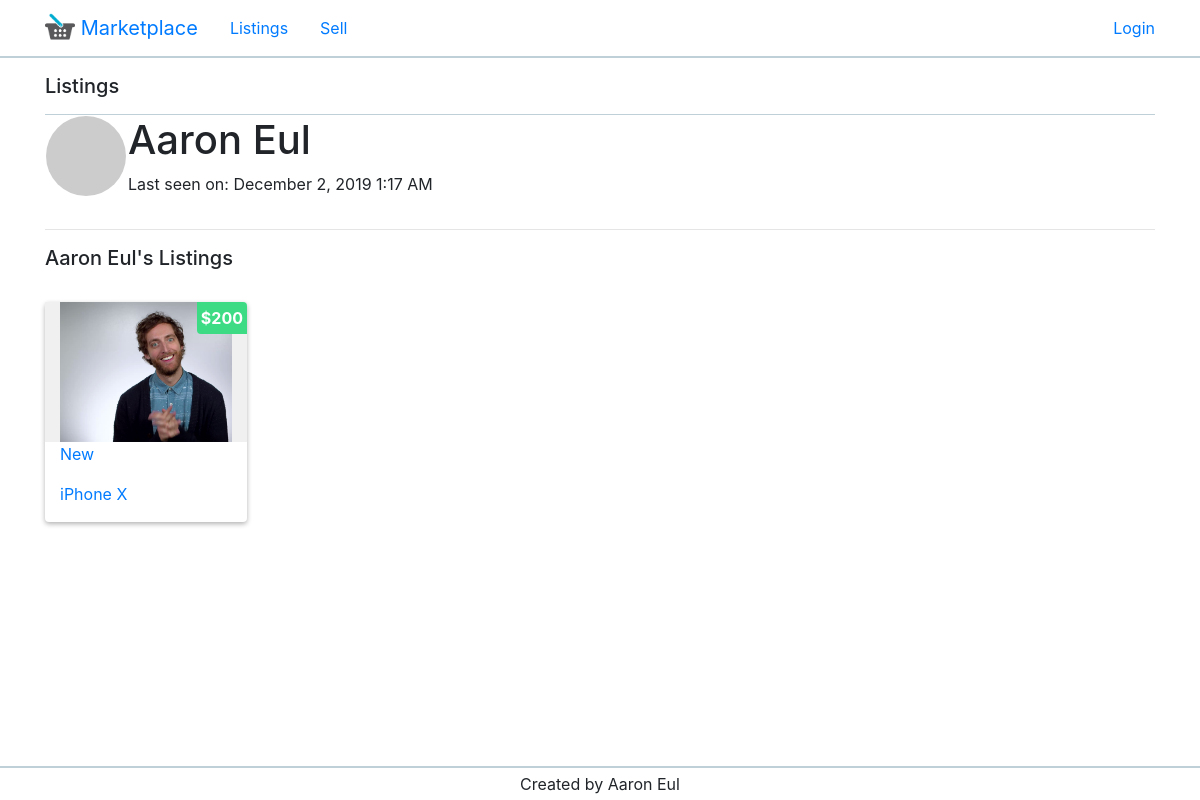
Page /user/1 on the committed database.
### app/models.py (models this page shows, shortened)
class User(UserMixin, db.Model):
    id = db.Column(db.Integer, primary_key=True)
    name = db.Column(db.String(30))
    email = db.Column(db.String(120), index=True, unique=True)
    password_hash = db.Column(db.String(128))
    listings = db.relationship('Listing', backref='author', lazy='dynamic')
    last_seen = db.Column(db.DateTime, default=datetime.utcnow)
    def avatar(self, size):
        digest = md5(self.email.lower().encode('utf-8')).hexdigest()
        return 'https://www.gravatar.com/avatar/{}?d=identicon&s={}'.format(digest, size)

class Listing(db.Model):
    id = db.Column(db.Integer, primary_key=True)
    title = db.Column(db.String(100))
    price = db.Column(db.String(20))  # number db.Float
    condition = db.Column(db.String(10))
    body = db.Column(db.String(300))
    timestamp = db.Column(db.DateTime, index=True, default=datetime.utcnow)
    user_id = db.Column(db.Integer, db.ForeignKey('user.id'))

class Image(db.Model):
    id = db.Column(db.Integer, primary_key=True)
    name = db.Column(db.String(100))
    extension = db.Column(db.String(100))
    instance = db.Column(db.Integer)
    src = db.Column(db.String(100))
    listing_id = db.Column(db.Integer, db.ForeignKey('listing.id'))

### app/routes.py (the view)
@app.route('/user/<id>')
def user(id):
    _user = User.query.filter_by(id=id).first_or_404()
    listings = Listing.query.filter_by(user_id=_user.id).order_by(Listing.timestamp.desc()).all()
    images = {}
    for _listing in listings:
        images[_listing.id] = Image.query.filter_by(listing_id=_listing.id).first()
    return render_template('user.html', user=_user, listings=listings, images=images)

### app/routes.py (called while the page is built)
@app.before_request
def before_request():
    if current_user.is_authenticated:
        current_user.last_seen = datetime.utcnow()
        db.session.commit()

### app/templates/user.html (shortened to what this page needs)
{% extends "base.html" %}
{% block app_content %}
    <table>
        <tr valign="top">
            <td><img class="profile-image" src="{{ user.avatar(128) }}"></td>
            <td>
                <h1>{{ user.name }}</h1>
                {% if user.last_seen %}
                <p>Last seen on: {{ moment(user.last_seen).format('LLL') }}</p>
                {% endif %}
            </td>
        </tr>
    </table>
    <hr>
    <h5>{{ user.name }}'s Listings</h5>
    <div class="d-flex flex-row flex-wrap pt-4 pb-4 listings">
        {% for listing in listings %}
            {% include "_listing.html" %}
        {% endfor %}
    </div>
{% endblock %}

### app/templates/base.html (shortened to what this page needs)
{% extends "bootstrap_base.html" %}
{% block navbar %}
    <nav class="navbar">
        <div class="container">
            <ul class="nav navbar-left">
                <li class="nav-item">
                    <a class="navbar-brand" href="{{ url_for('index') }}">
                        <img src="../static/assets/logo2.png" width="30" height="30" class="d-inline-block align-top" alt="">
                        Marketplace
                    </a>
                </li>
                <li class="nav-item">
                    <a class="nav-link" href="{{ url_for('index') }}">Listings</a>
                </li>
                <li class="nav-item">
                    <a class="nav-link" href="{{ url_for('new_listing') }}">Sell</a>
                </li>
            </ul>
            <ul class="nav navbar-right">
                {% if current_user.is_anonymous %}
                <li class="nav-item"><a href="{{ url_for('login') }}">Login</a></li>
                {% else %}
                <li class="nav-item"><a class="nav-link"  href="{{ url_for('user', id=current_user.id) }}">Profile</a></li>
                <li class="nav-item"><a class="nav-link"  href="{{ url_for('logout') }}">Logout</a></li>
                {% endif %}
            </ul>
        </div>
    </nav>
    <div class="container">
        <div class="title-container">
            <h5 class="mt-3 mb-3">Listings</h5>
        </div>
    </div>
{% endblock %}
{% block styles %}
    <link rel="stylesheet" href="../static/style/style.css">
{% endblock %}
{% block content %}
    <div class="container">
        {% block app_content %}{% endblock %}
    </div>
{% endblock %}
{% block footer %}
    <footer>
        <div class="container footer">
            <p class="mt-1 mb-1">Created by Aaron Eul</p>
        </div>
    </footer>
{% endblock %}

### app/templates/bootstrap_base.html (shortened to what this page needs)
<!doctype html>
<html lang="en">
  <head>
    <link rel="stylesheet" href="https://maxcdn.bootstrapcdn.com/bootstrap/4.0.0/css/bootstrap.min.css">
    {% block styles %}
    {% endblock %}
  </head>
  <body>
    {% block navbar %}
    {% endblock %}
    {% block content %}
    {% endblock %}
    {% block footer %}
    {% endblock %}
  </body>
</html>

### app/templates/_listing.html
<div class="listing ml-4 mb-4">
    <a href="{{ url_for('listing', id=listing.id) }}">
        <div class="price p-1">${{ listing.price }}</div>
        <div class="container-fluid image-container">
            <div>
                <img height="140" width="auto" src="../static/listing_images/{{ images[listing.id].src }}"/>
            </div>
        </div>
        <div class="container-fluid">
            <p>{{ listing.condition }}</p>
            <p>{{ listing.title }}</p>
        </div>
    </a>
</div>

### app/static/style/style.css (style rules this page uses)
.profile-image { border-radius: 50%; }
.listings { margin-left: -1.5rem; }
.listing { min-width: 202px; max-width: 202px; width: 202px; background: #fff; box-shadow: 0 2px 5px rgba(0,0,0,0.3); border-radius: 4px; position: relative; }
.image-container { background: #f0f0f0; height: 140px; text-align: center; }
.image-container > div { width: 100%; height: 100%; overflow: hidden; }
.price { position: absolute; right: 0; background: #3ddc84; border-bottom-left-radius: 4px; border-top-right-radius: 4px; color: white; font-weight: bold; text-align: center; }
.footer > p { text-align: center; }
.title-container { border-bottom: #bfd0d8 solid 1px; }
footer { border-top: #bfd0d8 solid 2px; position: fixed; bottom: 0; width: 100%; }
nav { border-bottom: #bfd0d8 solid 2px; }

### rows in the picture
User: name "Aaron Eul", last_seen "December 2, 2019 1:17 AM"
Listing: price "200", src (picture), condition "New", title "iPhone X"
